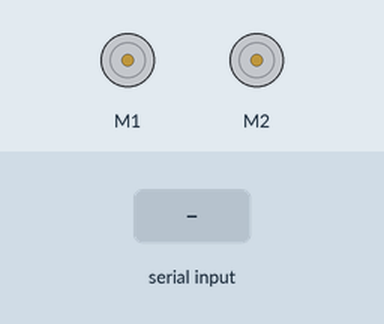
Bench run of a sketch on a simulated Arduino Uno, built with avr-gcc and run on an emulated ATmega328P. On the bench: 2 × DC motor (green arrow = forward, orange = backward, longer = faster). The inputs (shaded band) are chosen by the test bench.

Above: at 1.2 s.
1.3 s: "F" received over Serial
At 2.3 s:
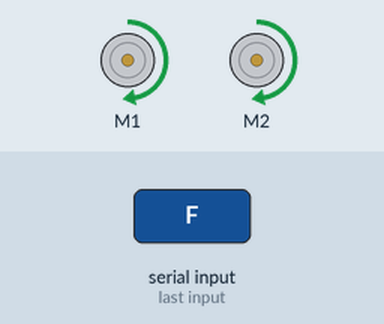
2.8 s: byte 49 ('1') received over Serial
At 3.4 s:
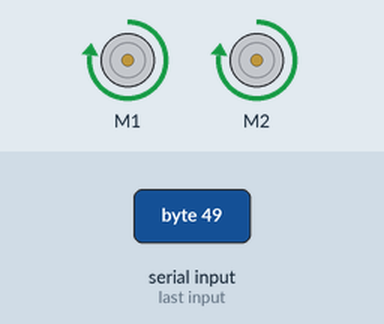
4.3 s: byte 50 ('2') received over Serial
At 5.5 s:
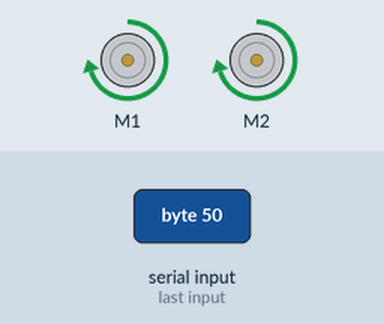
5.8 s: byte 52 ('4') received over Serial
At 6.9 s:
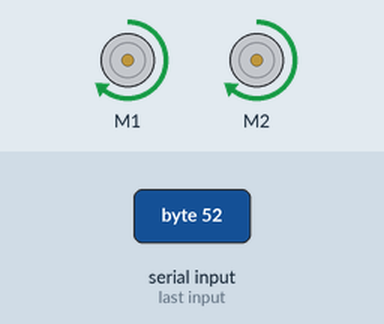
7.3 s: byte 53 ('5') received over Serial
At 8.0 s:
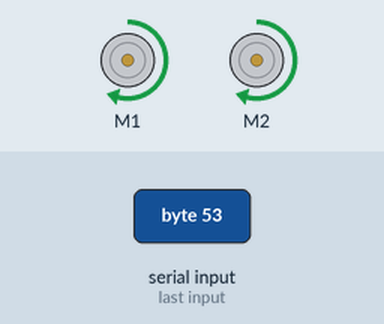
8.8 s: "B" received over Serial
At 9.2 s:
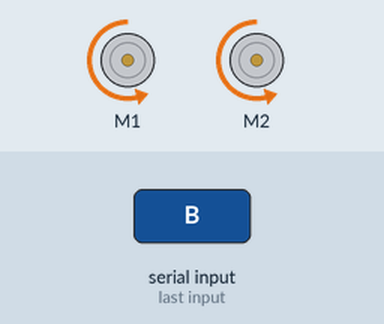
Timing chart, 0 to 11.3 s (numbered marks = the images above; inputs shaded):
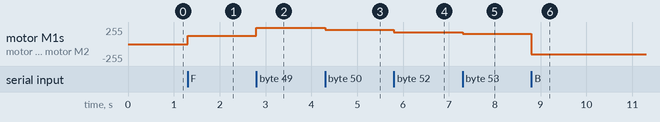

Measured:
- after the input at 1.3 s, motor M1, motor M2: stopped → forward 127/255 at once
- after the input at 2.8 s, motor M1, motor M2: forward 127/255 → forward 242/255 at once
- after the input at 4.3 s, motor M1, motor M2: forward 242/255 → forward 216/255 at once
- after the input at 5.8 s, motor M1, motor M2: forward 216/255 → forward 178/255 at once
- after the input at 7.3 s, motor M1, motor M2: forward 178/255 → forward 153/255 at once
- after the input at 8.8 s, motor M1, motor M2: forward 153/255 → backward 153/255 at once

The sketch:

BB8_s_Arduino_Code.ino
```cpp
#include "DualVNH5019MotorShield.h"
DualVNH5019MotorShield md;
/*
#include <Servo.h>
Servo myservo;
*/

char dataIn='S';
char determinant;
char det;
int vel = 200; //Bluetooth Stuff

int overdrive = 13; //Press Toggle Switch #1, the pin13 LED will light up

void setup(){
Serial.begin(9600);md.init();

/*
myservo.attach(6);delay(100);
myservo.write(90);delay(100);
*/

}

void loop(){ det = check();  // You'll need to reconstruct this if your not using the Pololu Dual VNH5019

      while (det == 'F')   // F, move forward
       {md.setSpeeds(vel,vel);det = check();}

      while (det == 'B')   // B, move back
       {md.setSpeeds(-vel,-vel);det = check();}

      while (det == 'L')   // L, move wheels left
       {md.setSpeeds(-vel,vel);det = check();}

      while (det == 'R')   // R, move wheels right
       {md.setSpeeds(vel,-vel);det = check();}

      while (det == 'I')   // I, turn right forward
       {md.setSpeeds(vel,vel/2);det = check();}

      while (det == 'J')   // J, turn right back
       {md.setSpeeds(-vel,-vel/2);det = check();}

      while (det == 'G')   // G, turn left forward
       {md.setSpeeds(vel/2,vel);det = check();}

      while (det == 'H')   // H, turn left back
       {md.setSpeeds(-vel/2,-vel);det = check();}

      while (det == 'S')   // S, stop
       {md.setSpeeds(0,0);det = check();}

      //---------------------Toggle switch code------------------//
      /*while (det == 'W'){myservo.write(180);delay(100);det = check();}
      while (det == 'w'){myservo.write(90);delay(100);det = check();}

      while (det == 'U'){myservo.write(0);delay(100);det = check();}
      while (det == 'u'){myservo.write(90);delay(100);det = check();}
      */

}

int check()
{if (Serial.available() > 0) {dataIn = Serial.read();
        if (dataIn == 'F'){determinant = 'F';}
        else if (dataIn == 'B'){determinant = 'B';}else if (dataIn == 'L'){determinant = 'L';}
        else if (dataIn == 'R'){determinant = 'R';}else if (dataIn == 'I'){determinant = 'I';}
        else if (dataIn == 'J'){determinant = 'J';}else if (dataIn == 'G'){determinant = 'G';}
        else if (dataIn == 'H'){determinant = 'H';}else if (dataIn == 'S'){determinant = 'S';}
        else if (dataIn == '0'){vel = 400;}else if (dataIn == '1'){vel = 380;}
        else if (dataIn == '2'){vel = 340;}else if (dataIn == '3'){vel = 320;}
        else if (dataIn == '4'){vel = 280;}else if (dataIn == '5'){vel = 240;}
        else if (dataIn == '6'){vel = 200;}else if (dataIn == '7'){vel = 160;}
        else if (dataIn == '8'){vel = 120;}else if (dataIn == '9'){vel = 80;}
        else if (dataIn == 'q'){vel = 40;}
        else if (dataIn == 'U'){determinant = 'U';}else if (dataIn == 'u'){determinant = 'u';}
        else if (dataIn == 'W'){determinant = 'W';}else if (dataIn == 'w'){determinant = 'w';}

        }return determinant;}
```
